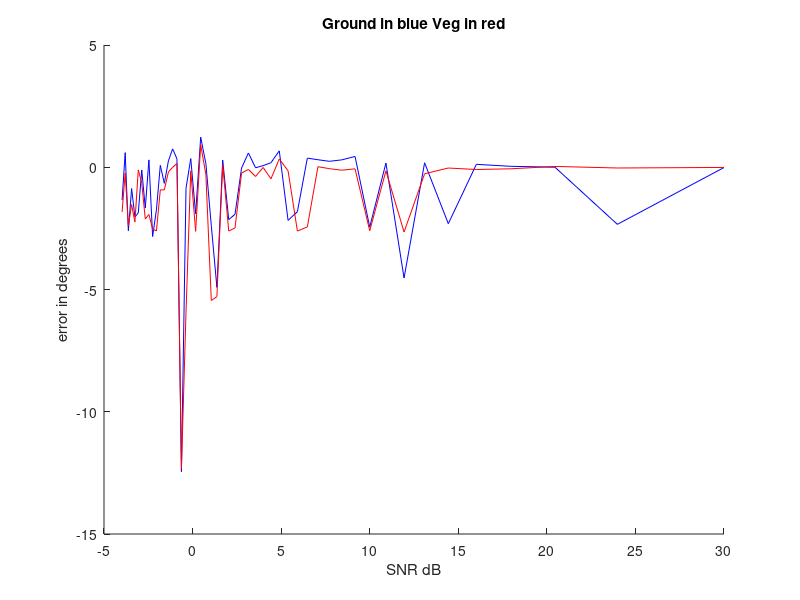
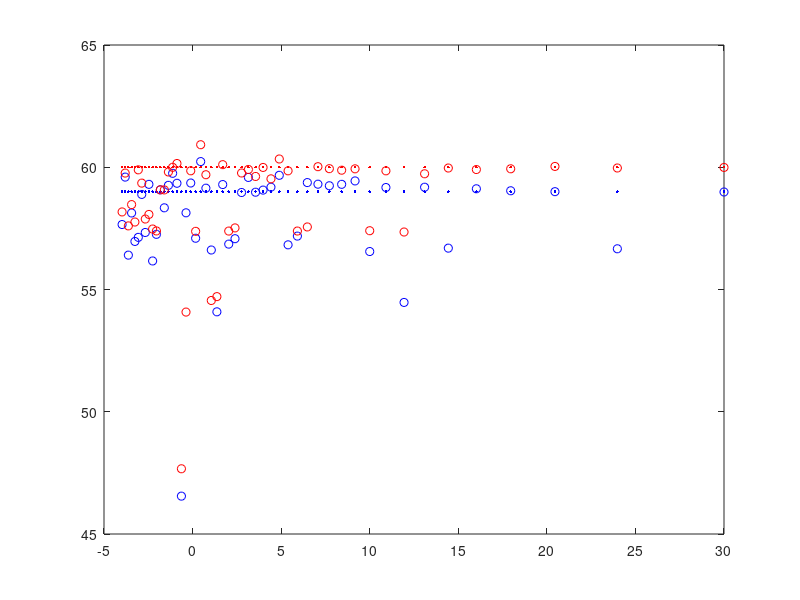

The MATLAB source for these figures, in order:
%% Afric_Sim_test_espirit_SA
clc;clear all;
%% Initializations
% Setting up the enviornment
g_weight = 1; %ground weighting factor
v_weight = 1;   %veg weighting factor
n_weight = 1*10^(-3/2);% Added Noise to the System

Pol_ground = [1;1;0]; %Multivatiant Ground
Pol_vegitation = [1;0;1]; %Multivariant Vegitation

Averaging_loop_size = 50;
Signal_samples = 100;    %size of Ensamble Average Window
Noise_samples = 50;

est_ground_angle = zeros(Noise_samples,1); 
est_vegitation_angle = zeros(Noise_samples,1);
%% Setting offset in degrees then converting to radians
% It help me visualize when entering the degrees instead of radians
ground_offset_degrees = 59; ground_offset_radians = ground_offset_degrees*pi/180; % Ground Interferomitry offset
vegitation_offset_degrees = 60; vegitation_offset_radians = vegitation_offset_degrees*pi/180; % Vegitation Interferomitry offset

%% Matrix Calculations
% Implimenting a window. Esprit and SR techniques
for Averaged_sample = 1:Noise_samples;
    Noise = Averaged_sample*n_weight;
    for unusedVariable = 1:Averaging_loop_size;
        
        ground =  Pol_ground*(sqrt(-2*log(1-rand(1,Signal_samples))).*exp(1i*2*pi*rand(1,Signal_samples)));
        vegitation =  Pol_vegitation*(sqrt(-2*log(1-rand(1,Signal_samples))).*exp(1i*2*pi*rand(1,Signal_samples)));
        
        signal_1 = g_weight*ground + v_weight*vegitation;
        signal_2 = g_weight*exp(1i*ground_offset_radians)*ground + g_weight*exp(1i*vegitation_offset_radians)*vegitation;
        
        AddedNoise_1 = Noise*sqrt(-2*log(1-rand(3,Signal_samples))).*exp(1i*2*pi*rand(3,Signal_samples));
        AddedNoise_2 = Noise*sqrt(-2*log(1-rand(3,Signal_samples))).*exp(1i*2*pi*rand(3,Signal_samples));

        S1 = signal_1 + AddedNoise_1;
        S2 = signal_2 + AddedNoise_2;
        
        R1 = S1*S1';
        R2 = S1*S2';
        
        A =  pinv(R1)*R2;
        [u,uv] = eig(A);
        
        sort_ground_degrees = abs(angle(diag(uv)))*180/pi;
        
        [~,kk]=sort(abs(sort_ground_degrees - ground_offset_degrees),'ascend');
        est_ground_angle(Averaged_sample) = est_ground_angle(Averaged_sample) + angle(uv(kk(1),kk(1)))/Averaging_loop_size;
 
        
        [~,kk]=sort(abs(sort_ground_degrees - vegitation_offset_degrees),'ascend');
        est_vegitation_angle(Averaged_sample) = est_vegitation_angle(Averaged_sample) + angle(uv(kk(1),kk(1)))/Averaging_loop_size;
    end
end
temp = 1:Noise_samples;
n_snr = 10*log10(1./(temp*n_weight).^2)';
%% Ploting Results
g_error = -1*est_ground_angle*180/pi - ones(Noise_samples,1)*ground_offset_radians*180/pi;
v_error = -1*est_vegitation_angle*180/pi - ones(Noise_samples,1)*vegitation_offset_radians*180/pi;

figure(1);title('Ground in blue Veg in red');
hold on;
plot(n_snr,g_error,'b')
plot(n_snr,v_error,'r')
xlabel('SNR dB');ylabel('error in degrees')
hold off;

figure(2);title('Ground and Vegitation angle in degrees');
plot(n_snr,-1*est_ground_angle*180/pi,'bo'); %Estimated ground angle
hold on;
plot(n_snr,ones(Noise_samples,1)*ground_offset_radians*180/pi,'b.'); %actual Ground Phase
plot(n_snr,-1*est_vegitation_angle*180/pi,'ro'); %Estimated Vegitation angle
plot(n_snr,ones(Noise_samples,1)*vegitation_offset_radians*180/pi,'r.'); %actual Vegitation phase
hold off;
